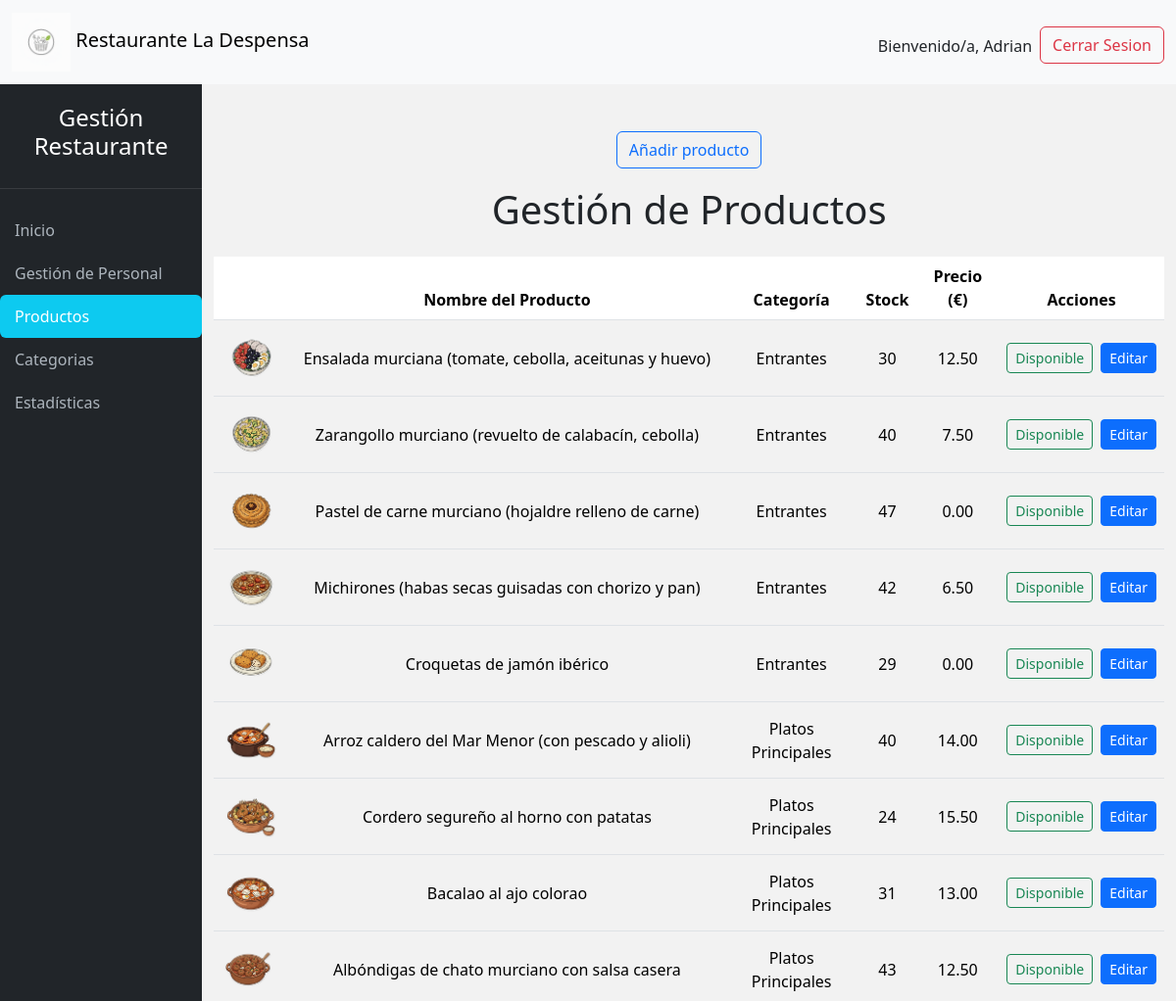
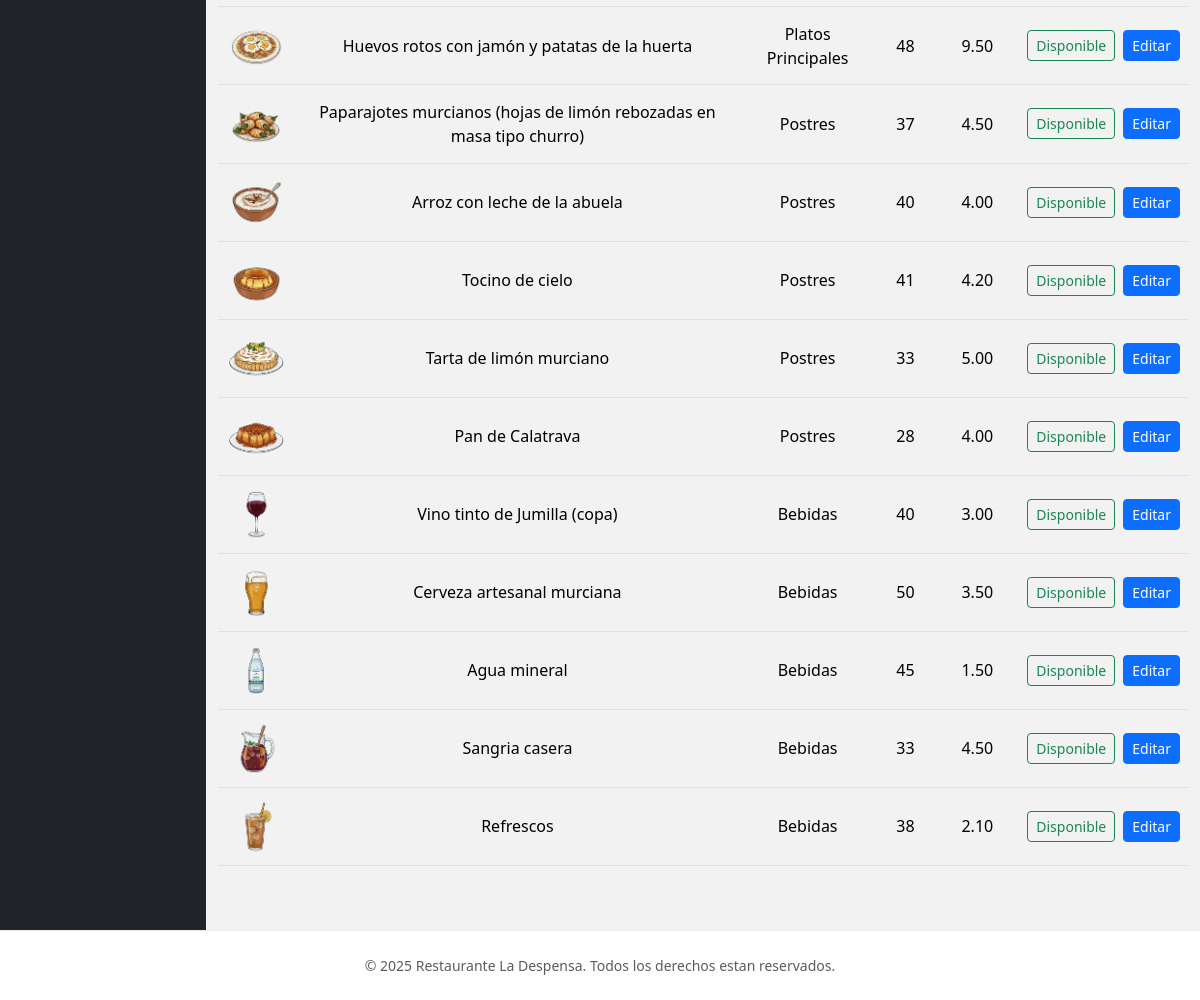
The app's page /encargados/productos.php (signed in) with its own data (2 pictures, top to bottom).
### tables this page shows
CREATE TABLE `producto` (
  `idprod` int(11) NOT NULL,
  `nombre` varchar(255) NOT NULL,
  `precio` decimal(6,2) NOT NULL,
  `stock` int(11) NOT NULL,
  `estado` tinyint(1) NOT NULL,
  `categoria` int(11) NOT NULL,
  `imagen` varchar(255) NOT NULL
);

CREATE TABLE `categoria` (
  `idcat` int(11) NOT NULL,
  `nombre` varchar(255) NOT NULL,
  `estado` tinyint(1) NOT NULL COMMENT '0=disponible 1=bloqueado'
);

### encargados/productos.php (the view, shortened to what this page needs)
<?php
include("../conexion.php");
?>
<!DOCTYPE html>
<html lang="es">
<head>
    <?php include("../head.php"); ?>
</head>
<body class="d-flex flex-column min-vh-100">
    <?php include("../nav.php"); ?>
    <div class="wrapper">
        <?php include("navbar.php"); ?>
        <main class="container my-5">
            <div class="mb-2">
                <button class="btn btn-outline-primary" type="button" data-bs-toggle="collapse" data-bs-target="#usuario" aria-expanded="false" aria-controls="usuario">
                    Añadir producto
                </button>
            </div>
            <h1 class="mb-4">Gestión de Productos</h1>
            <div class="table-responsive">
                <table class="table table-hover table-striped">
                    <thead>
                        <tr>
                            <th></th>
                            <th>Nombre del Producto</th>
                            <th>Categoría</th>
                            <th>Stock</th>
                            <th>Precio (€)</th>
                            <th>Acciones</th>
                        </tr>
                    </thead>
                    <tbody>
                        <?php
                        $consultaprod = "SELECT p.*, c.nombre AS categoria_nombre, c.estado AS categoria_estado
                                         FROM producto p
                                         INNER JOIN categoria c ON p.categoria = c.idcat
                                         ORDER BY c.idcat ASC, p.idprod ASC";
                        $productos = mysqli_query($conn, $consultaprod);
                        if ($productos && mysqli_num_rows($productos) > 0) {
                            while ($prod = mysqli_fetch_assoc($productos)) {
                                echo "<tr class='text-center align-middle'>";
                                echo "<td><img class='img-fluid' style='width: 80px; height: auto; object-fit: cover;' src='../img/" . $prod['imagen'] . "'></td>";
                                echo "<td>" . $prod['nombre'] . "</td>";
                                echo "<td>" . $prod['categoria_nombre'] . "</td>";
                                echo "<td>" . $prod['stock'] . "</td>";
                                echo "<td>" . number_format($prod['precio'], 2) . "</td>";
                                echo "<td>";
                                echo '<div class="d-flex flex-column flex-sm-row gap-2">';
                                if ($prod['categoria_estado'] == '1') {
                                    echo "<button class='btn btn-sm btn-warning' disabled>Cat.Bloqueada</button>";
                                }
                                else {
                                    if ($prod['estado'] == '0') {
                                        echo "<a href='bloquearproducto.php?idprod=" . $prod['idprod'] . "' class='btn btn-sm btn-outline-success'>Disponible</a>";
                                    } else {
                                        echo "<a href='bloquearproducto.php?idprod=" . $prod['idprod'] . "' class='btn btn-sm btn-outline-danger'>Bloqueado</a>";
                                    }
                                }
                        ?>
                                <a data-bs-toggle="collapse" data-bs-target="#<?php echo $prod['idprod'] ?>;" aria-expanded="false" aria-controls="<?php echo $prod['idprod']; ?>" href='editarproducto.php?idprod="<?php echo $prod['idprod'] ?>;"' class="btn btn-sm btn-primary">Editar</a>
                                <?php
                                echo '</div>';
                                echo "</td>";
                                echo "</tr>";
                                ?>
                        <?php
                            }
                        } else {
                            echo "<tr><td colspan='5' class='text-center'>No hay productos registrados.</td></tr>";
                        }
                        ?>
                    </tbody>
                </table>
            </div>
        </main>
    </div>
    <?php include("../footer.php"); ?>
</body>
</html>

### head.php (shortened to what this page needs)
<link href="https://cdn.jsdelivr.net/npm/bootstrap@5.3.3/dist/css/bootstrap.min.css" rel="stylesheet">
<link rel="stylesheet" href="../styles.css" type="text/css">
<link rel="stylesheet" href="https://cdn.jsdelivr.net/npm/bootstrap-icons@1.11.3/font/bootstrap-icons.min.css">

### nav.php
<div class="d-flex flex-column w-100">
    <nav class="navbar navbar-expand-sm bg-light navbar-light">
        <div class="container-fluid">
            <a class="navbar-brand" href="quienessomos.php" class="logo">
                <img src="../img/LaDespensalogo.png" alt="LaDespensalogo" class="img-fluid logo">
                <span class="mt-5" >Restaurante La Despensa</span>
            </a>
            <ul class="navbar-nav mt-3">
                <li class="nav-item mt-2 me-2 xs-d-none">
                    <p>Bienvenido/a, <?php echo $_SESSION['nombre']; ?></p>
                </li>
                <li class="nav-item">
                    <a class="btn btn-md btn-outline-danger" href="../logout.php">Cerrar Sesion</a>
                </li>
            </ul>
        </div>
    </nav>

### encargados/navbar.php (shortened to what this page needs)
<?php
$pagina_actual = basename(parse_url($_SERVER['REQUEST_URI'], PHP_URL_PATH));
?>
<nav id="sidebar" class="collapse d-md-block">
    <div class="sidebar-header">
        <h3>Gestión Restaurante</h3>
    </div>
    <ul class="list-unstyled components sidebar-items">
        <li>
            <a href="indexEncargados.php"
               class="nav-link <?php echo ($pagina_actual == 'indexEncargados.php') ? 'active' : ''; ?>">
               Inicio
            </a>
        </li>
        <li>
            <a href="modperfil.php"
               class="nav-link <?php echo ($pagina_actual == 'modperfil.php') ? 'active' : ''; ?>">
               Gestión de Personal
            </a>
        </li>
        <li>
            <a href="productos.php"
               class="nav-link <?php echo ($pagina_actual == 'productos.php') ? 'active' : ''; ?>">
               Productos
            </a>
        </li>
         <li>
            <a href="categorias.php"
               class="nav-link <?php echo ($pagina_actual == 'categorias.php') ? 'active' : ''; ?>">
               Categorias
            </a>
        </li>
        <li>
            <a href="estadisticas.php"
               class="nav-link <?php echo ($pagina_actual == 'estadisticas.php') ? 'active' : ''; ?>">
               Estadísticas
            </a>
        </li>
    </ul>
</nav>

### footer.php
<footer class="minimal-footer mt-auto">
        <div class="container text-center">
            <p class="text-muted small mb-0">&copy; 2025 Restaurante La Despensa. Todos los derechos estan reservados.</p>
        </div>
    </footer>

### styles.css (style rules this page uses)
body { display: flex; min-height: 100vh; flex-direction: column; background-color: #f8f9fa; background: linear-gradient(rgba(0, 0, 0, 0.05), rgba(0, 0, 0, 0.05)); margin: 0; }
.wrapper { display: flex; flex: 1; }
#sidebar { width: 250px; min-height: 100vh; background-color: #212529; color: #fff; transition: margin-left 0.3s ease; padding-top: 20px; position: sticky; top: 0; }
.sidebar-header { padding-bottom: 20px; text-align: center; border-bottom: 1px solid rgba(255, 255, 255, 0.1); margin-bottom: 20px; }
.sidebar-header h3 { color: #ffffff; font-size: 1.5rem; }
.sidebar-items .nav-link { padding: 10px 15px; color: #adb5bd; font-weight: 500; display: block; border-radius: 6px; transition: all 0.2s ease-in-out; }
.sidebar-items .nav-link.active { background: #0dcaf0; color: #fff; }
.logo { width: 60px; }
main { display: flex; flex-direction: column; align-items: center; justify-content: center; text-align: center; }
footer.minimal-footer { background-color: #ffffff; padding: 1.5rem 0; border-top: 1px solid #e9ecef; text-align: center; color: #555; width: 100%; margin-top: auto; }

### records on screen
producto: imagen (picture), nombre "Ensalada murciana (tomate, cebolla, aceitunas y huevo)", categoria.nombre "Entrantes", stock "30", precio "12.50"
producto: imagen (picture), nombre "Zarangollo murciano (revuelto de calabacín, cebolla)", categoria.nombre "Entrantes", stock "40", precio "7.50"
producto: imagen (picture), nombre "Pastel de carne murciano (hojaldre relleno de carne)", categoria.nombre "Entrantes", stock "47", precio "0.00"
producto: imagen (picture), nombre "Michirones (habas secas guisadas con chorizo y pan)", categoria.nombre "Entrantes", stock "42", precio "6.50"
producto: imagen (picture), nombre "Croquetas de jamón ibérico", categoria.nombre "Entrantes", stock "29", precio "0.00"
producto: imagen (picture), nombre "Arroz caldero del Mar Menor (con pescado y alioli)", categoria.nombre "Platos Principales", stock "40", precio "14.00"
producto: imagen (picture), nombre "Cordero segureño al horno con patatas", categoria.nombre "Platos Principales", stock "24", precio "15.50"
producto: imagen (picture), nombre "Bacalao al ajo colorao", categoria.nombre "Platos Principales", stock "31", precio "13.00"
producto: imagen (picture), nombre "Albóndigas de chato murciano con salsa casera", categoria.nombre "Platos Principales", stock "43", precio "12.50"
producto: imagen (picture), nombre "Huevos rotos con jamón y patatas de la huerta", categoria.nombre "Platos Principales", stock "48", precio "9.50"
producto: imagen (picture), nombre "Paparajotes murcianos (hojas de limón rebozadas en masa tipo churro)", categoria.nombre "Postres", stock "37", precio "4.50"
producto: imagen (picture), nombre "Arroz con leche de la abuela", categoria.nombre "Postres", stock "40", precio "4.00"
producto: imagen (picture), nombre "Tocino de cielo", categoria.nombre "Postres", stock "41", precio "4.20"
producto: imagen (picture), nombre "Tarta de limón murciano", categoria.nombre "Postres", stock "33", precio "5.00"
producto: imagen (picture), nombre "Pan de Calatrava", categoria.nombre "Postres", stock "28", precio "4.00"
producto: imagen (picture), nombre "Vino tinto de Jumilla (copa)", categoria.nombre "Bebidas", stock "40", precio "3.00"
producto: imagen (picture), nombre "Cerveza artesanal murciana", categoria.nombre "Bebidas", stock "50", precio "3.50"
producto: imagen (picture), nombre "Agua mineral", categoria.nombre "Bebidas", stock "45", precio "1.50"
producto: imagen (picture), nombre "Sangria casera", categoria.nombre "Bebidas", stock "33", precio "4.50"
producto: imagen (picture), nombre "Refrescos", categoria.nombre "Bebidas", stock "38", precio "2.10"

### other values on screen
$_SESSION['nombre'] "Adrian"
